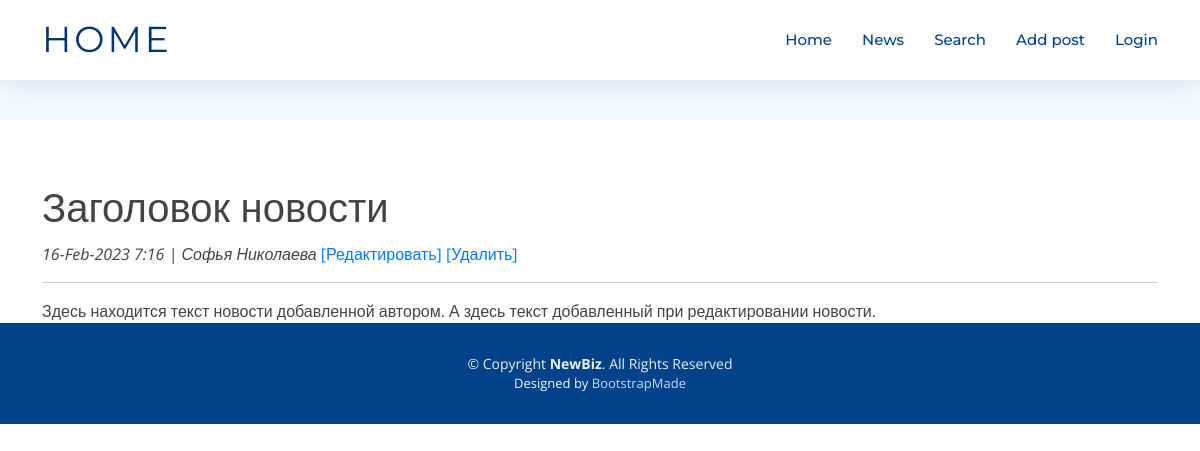
Page /news/17 on the committed database.
### news/models.py (models this page shows, shortened)
class Post(models.Model):
    author = models.ForeignKey(Author, null=False, on_delete = models.CASCADE)
    article = 'ar'
    news = 'nw'
    TYPES = [
        (article, 'Статья'),
        (news, 'Новость'),
    ]
    type = models.CharField(max_length = 2,
                                choices = TYPES,
                                default = news)
    creation_date_time = models.DateTimeField(auto_now_add = True)
    category = models.ManyToManyField(Category, through = 'PostCategory')
    header = models.CharField(max_length=255, null=False)
    main_text = models.TextField()
    rating = models.IntegerField(default=0)

class Author(models.Model):
    username = models.OneToOneField(User, on_delete=models.CASCADE)
    user_rating = models.IntegerField(default=0)

### news/views.py (the view)
# urls.py: path('<int:pk>', PostDetail.as_view(), name='details'),
class PostDetail(DetailView):
    template_name = 'post.html'
    queryset = Post.objects.all()

### news/templatetags/custom_filters.py (called while the page is built)
@register.filter(name='censor')
def censor(value):
    return " ".join(["*"*len(word) if word.lower() in stop_words.filter_words else word for word in value.split()])

### templates/post.html (shortened to what this page needs)
{% extends 'flatpages/default.html' %}
{% load custom_filters %}
{% block content %}
    <h1>{{ post.header | censor }}</h1>
    <i>{{ post.creation_date_time| date:'d-M-Y g:i' }} |
    {{ post.author.username.first_name}} {{ post.author.username.last_name}}</i>
    <a href="{% url 'edit_post' post.id %}">[Редактировать]</a>
    <a href="{% url 'delete_post' post.id %}">[Удалить]</a>
    <hr>
    {{ post.main_text | censor }}
{% endblock content %}

### static/assets/css/style.css (style rules this page uses)
body { background: #fff; color: #444; font-family: "Open Sans", sans-serif; }
a { color: #007bff; text-decoration: none; transition: 0.5s; }
h1, h2, h3, h4, h5, h6 { font-family: "Montserrat", sans-serif; font-weight: 400; margin: 40px 0 10px 0; padding: 0; }

### rows in the picture
Post: header|censor "Заголовок новости", creation_date_time "16-Feb-2023 7:16", author.username.first_name "Софья", author.username.last_name "Николаева", main_text|censor "Здесь находится текст новости добавленной автором. А здесь текст добавленный при редактировании новости."
